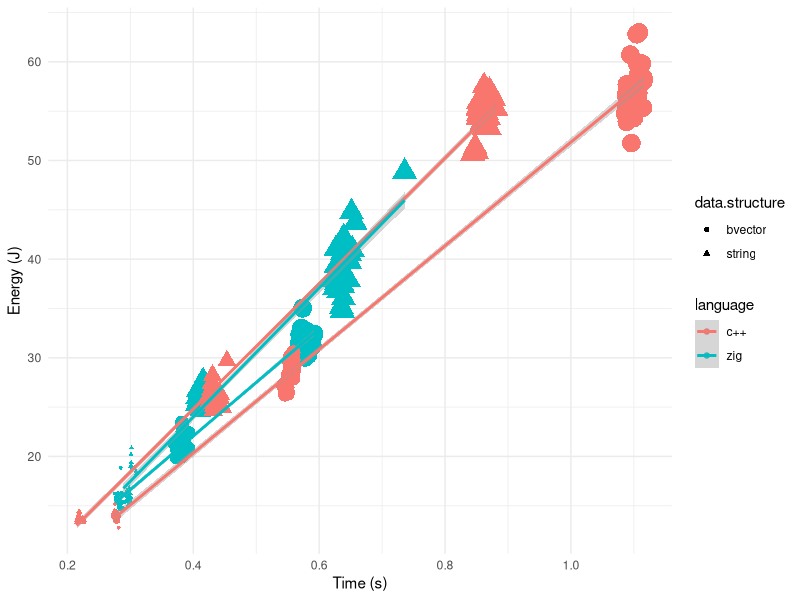
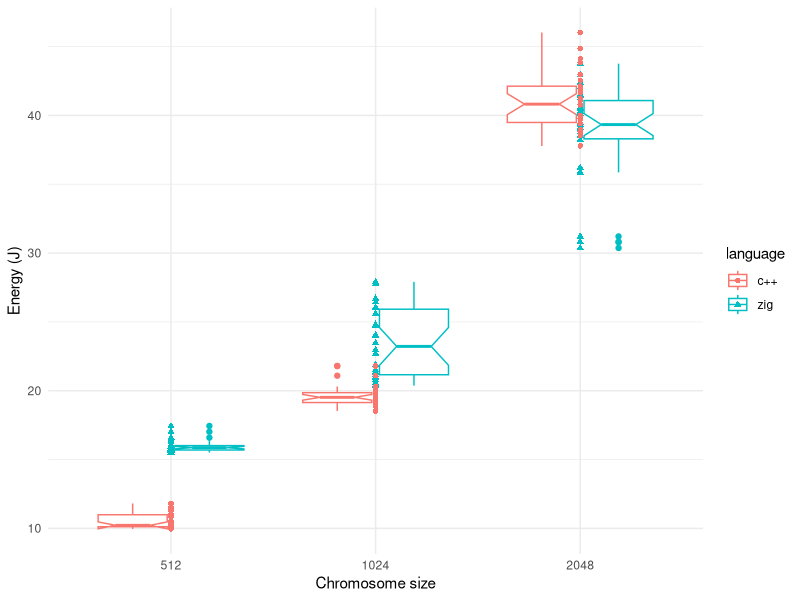
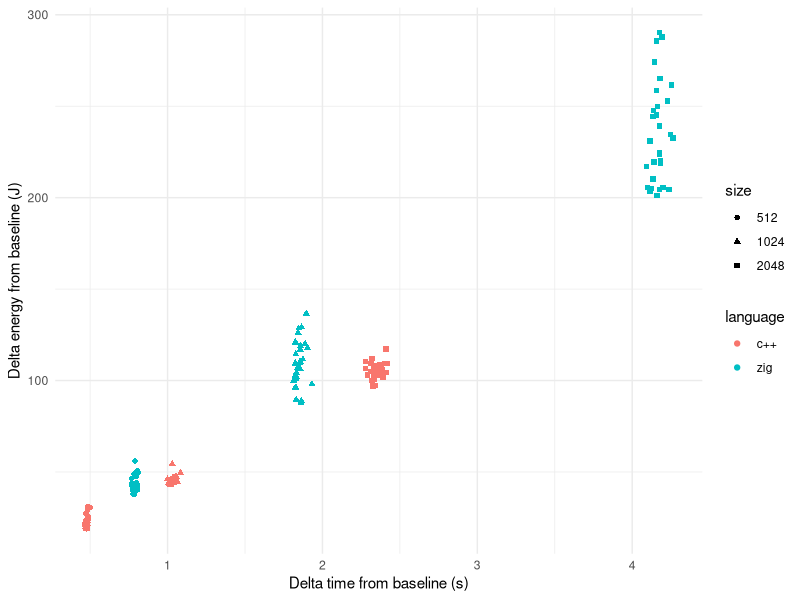

Source code (R) for these figures, in order:
## ----energy.sac.generation, echo=FALSE, message=FALSE, fig.height=2.75, fig.cap="Energy vs. time for the chromosome generation problem. Point size changes with chromosome size."----
library(knitr)
zig.gen.bool <- read.csv("../data/sac-gen-bool-25-Sep-19-46-01.csv")
zig.gen.bool$data.structure <- "bvector"
zig.gen.string <- read.csv("../data/sac-gen-string-25-Sep-19-44-59.csv")
zig.gen.string$data.structure <- "string"
cpp.gen.bool <- read.csv("../data/c++-bvector-gen.csv")
cpp.gen.bool$data.structure <- "bvector"
cpp.gen.string <- read.csv("../data/cpp-string-27-Sep-20-36-43.csv")
cpp.gen.string$data.structure <- "string"

gen.data <- rbind(zig.gen.bool, zig.gen.string, cpp.gen.bool, cpp.gen.string)
gen.data$language <- c(rep("zig", nrow(zig.gen.bool)), rep("zig", nrow(zig.gen.string)), rep("c++", nrow(cpp.gen.bool)), rep("c++", nrow(cpp.gen.string)))
gen.data$point.size <- log2(gen.data$size)-7

library(dplyr)
gen.data %>% group_by(language, data.structure, size ) %>% summarise(mean(PKG), sd(PKG), mean(seconds), sd(seconds)) -> gen.data.summary

library(ggplot2)
ggplot(gen.data, aes(x=seconds, y=PKG, color=language)) + geom_point(aes(fill=data.structure,shape=data.structure,size=point.size)) + theme_minimal() + geom_smooth(method="lm", aes( group=interaction(language,data.structure))) + labs(x="Time (s)", y="Energy (J)")+guides(size="none")
gen.data$size <- as.factor(gen.data$size)


## ----energy.sac.ops, echo=FALSE, message=FALSE, fig.height=2.75, fig.cap="Boxplot of PKG energy consumption using the bit string chromosome for the two languages and different sizes",  fig.align="center"----
zig.ops.bool <- read.csv("../data/sac-2025-zig-ops-bool.csv")
zig.ops.bool$data.structure <- "bvector"
zig.ops.bool$delta.PKG <- zig.ops.bool$PKG - c(rep(gen.data.summary[gen.data.summary$language=="zig" & gen.data.summary$data.structure=="bvector" & gen.data.summary$size==512,]$`mean(PKG)`,30), rep(gen.data.summary[gen.data.summary$language=="zig" & gen.data.summary$data.structure=="bvector" & gen.data.summary$size==1024,]$`mean(PKG)`,30), rep(gen.data.summary[gen.data.summary$language=="zig" & gen.data.summary$data.structure=="bvector" & gen.data.summary$size==2048,]$`mean(PKG)`,30))
zig.ops.bool$delta.seconds <- zig.ops.bool$seconds - c(rep(gen.data.summary[gen.data.summary$language=="zig" & gen.data.summary$data.structure=="bvector" & gen.data.summary$size==512,]$`mean(seconds)`,30), rep(gen.data.summary[gen.data.summary$language=="zig" & gen.data.summary$data.structure=="bvector" & gen.data.summary$size==1024,]$`mean(seconds)`,30), rep(gen.data.summary[gen.data.summary$language=="zig" & gen.data.summary$data.structure=="bvector" & gen.data.summary$size==2048,]$`mean(seconds)`,30))
zig.ops.string <- read.csv("../data/sac-2025-zig-ops-string.csv")
zig.ops.string$data.structure <- "string"
zig.ops.string$delta.PKG <- zig.ops.string$PKG - c(rep(gen.data.summary[gen.data.summary$language=="zig" & gen.data.summary$data.structure=="string" & gen.data.summary$size==512,]$`mean(PKG)`,30), rep(gen.data.summary[gen.data.summary$language=="zig" & gen.data.summary$data.structure=="string" & gen.data.summary$size==1024,]$`mean(PKG)`,30), rep(gen.data.summary[gen.data.summary$language=="zig" & gen.data.summary$data.structure=="string" & gen.data.summary$size==2048,]$`mean(PKG)`,30))
zig.ops.string$delta.seconds <- zig.ops.string$seconds - c(rep(gen.data.summary[gen.data.summary$language=="zig" & gen.data.summary$data.structure=="string" & gen.data.summary$size==512,]$`mean(seconds)`,30), rep(gen.data.summary[gen.data.summary$language=="zig" & gen.data.summary$data.structure=="string" & gen.data.summary$size==1024,]$`mean(seconds)`,30), rep(gen.data.summary[gen.data.summary$language=="zig" & gen.data.summary$data.structure=="string" & gen.data.summary$size==2048,]$`mean(seconds)`,30))
cpp.ops.bool <- read.csv("../data/cpp-bool-ops-30-Sep-09-03-07.csv")
cpp.ops.bool$data.structure <- "bvector"
cpp.ops.bool$delta.PKG <- cpp.ops.bool$PKG - c(rep(gen.data.summary[gen.data.summary$language=="c++" & gen.data.summary$data.structure=="bvector" & gen.data.summary$size==512,]$`mean(PKG)`,30), rep(gen.data.summary[gen.data.summary$language=="c++" & gen.data.summary$data.structure=="bvector" & gen.data.summary$size==1024,]$`mean(PKG)`,30), rep(gen.data.summary[gen.data.summary$language=="c++" & gen.data.summary$data.structure=="bvector" & gen.data.summary$size==2048,]$`mean(PKG)`,30))
cpp.ops.bool$delta.seconds <- cpp.ops.bool$seconds - c(rep(gen.data.summary[gen.data.summary$language=="c++" & gen.data.summary$data.structure=="bvector" & gen.data.summary$size==512,]$`mean(seconds)`,30), rep(gen.data.summary[gen.data.summary$language=="c++" & gen.data.summary$data.structure=="bvector" & gen.data.summary$size==1024,]$`mean(seconds)`,30), rep(gen.data.summary[gen.data.summary$language=="c++" & gen.data.summary$data.structure=="bvector" & gen.data.summary$size==2048,]$`mean(seconds)`,30))
cpp.ops.string <- read.csv("../data/cpp-string-ops-30-Sep-09-00-11.csv")
cpp.ops.string$data.structure <- "string"
cpp.ops.string$delta.PKG <- cpp.ops.string$PKG - c(rep(gen.data.summary[gen.data.summary$language=="c++" & gen.data.summary$data.structure=="string" & gen.data.summary$size==512,]$`mean(PKG)`,30), rep(gen.data.summary[gen.data.summary$language=="c++" & gen.data.summary$data.structure=="string" & gen.data.summary$size==1024,]$`mean(PKG)`,30), rep(gen.data.summary[gen.data.summary$language=="c++" & gen.data.summary$data.structure=="string" & gen.data.summary$size==2048,]$`mean(PKG)`,30))
cpp.ops.string$delta.seconds <- cpp.ops.string$seconds - c(rep(gen.data.summary[gen.data.summary$language=="c++" & gen.data.summary$data.structure=="string" & gen.data.summary$size==512,]$`mean(seconds)`,30), rep(gen.data.summary[gen.data.summary$language=="c++" & gen.data.summary$data.structure=="string" & gen.data.summary$size==1024,]$`mean(seconds)`,30), rep(gen.data.summary[gen.data.summary$language=="c++" & gen.data.summary$data.structure=="string" & gen.data.summary$size==2048,]$`mean(seconds)`,30))

ops.data <- rbind(zig.ops.bool, zig.ops.string, cpp.ops.bool, cpp.ops.string)
ops.data$language <- c(rep("zig", nrow(zig.gen.bool)), rep("zig", nrow(zig.gen.string)), rep("c++", nrow(cpp.gen.bool)), rep("c++", nrow(cpp.gen.string)))
ops.data$point.size <- log2(ops.data$size)-7

ops.data %>% group_by(language, data.structure, size) %>% summarise(mean(delta.PKG), sd(delta.PKG), mean(delta.seconds), sd(delta.seconds)) -> ops.data.summary

# ggplot(ops.data, aes(x=delta.seconds, y=delta.PKG, color=language)) + geom_point(aes(fill=data.structure,shape=data.structure,size=point.size)) + theme_minimal() + labs(x="Time (s)", y="Energy (J)") + theme(legend.position="none")

ops.data$size <- as.factor(ops.data$size)
ggplot(ops.data[ops.data$data.structure=="string",], aes(x=size, y=PKG, color=language)) + geom_boxplot(notch=T) + geom_point(aes(fill=language,shape=language)) + theme_minimal() + labs(x="Chromosome size", y="Energy (J)")
string.ops.data <- ops.data[ops.data$data.structure=="string",]
differences.512 <- t.test(string.ops.data[string.ops.data$size==512 & string.ops.data$language=="c++",]$PKG, string.ops.data[string.ops.data$size==512 & string.ops.data$language=="zig",]$PKG,alternative = "less")
differences.1024 <- t.test(string.ops.data[string.ops.data$size==1024 & string.ops.data$language=="c++",]$PKG, string.ops.data[string.ops.data$size==1024 & string.ops.data$language=="zig",]$PKG,alternative = "less")
differences.2048 <- t.test(string.ops.data[string.ops.data$size==2048 & string.ops.data$language=="c++",]$PKG, string.ops.data[string.ops.data$size==2048 & string.ops.data$language=="zig",]$PKG, alternative = "greater")
string.ops.data$power <- string.ops.data$PKG/string.ops.data$seconds


## ----energy.sac.hiff, echo=FALSE, message=FALSE, fig.height=2.75, fig.cap="Delta energy from baseline vs. delta time from baseline for the HIFF fitness function for bitstring chromosomes."----
zig.hiff.string <- read.csv("../data/sac-hiff-string-1-Oct-17-33-52.csv")
zig.hiff.string$delta.PKG <- zig.hiff.string$PKG - c(rep(gen.data.summary[gen.data.summary$language=="zig" & gen.data.summary$data.structure=="string" & gen.data.summary$size==512,]$`mean(PKG)`,30), rep(gen.data.summary[gen.data.summary$language=="zig" & gen.data.summary$data.structure=="string" & gen.data.summary$size==1024,]$`mean(PKG)`,30), rep(gen.data.summary[gen.data.summary$language=="zig" & gen.data.summary$data.structure=="string" & gen.data.summary$size==2048,]$`mean(PKG)`,30))
zig.hiff.string$delta.seconds <- zig.hiff.string$seconds - c(rep(gen.data.summary[gen.data.summary$language=="zig" & gen.data.summary$data.structure=="string" & gen.data.summary$size==512,]$`mean(seconds)`,30), rep(gen.data.summary[gen.data.summary$language=="zig" & gen.data.summary$data.structure=="string" & gen.data.summary$size==1024,]$`mean(seconds)`,30), rep(gen.data.summary[gen.data.summary$language=="zig" & gen.data.summary$data.structure=="string" & gen.data.summary$size==2048,]$`mean(seconds)`,30))
zig.hiff.string$language <- "zig"
cpp.hiff.string <- read.csv("../data/cpp-string-hiff-1-Oct-17-39-37.csv")
cpp.hiff.string$delta.PKG <- cpp.hiff.string$PKG - c(rep(gen.data.summary[gen.data.summary$language=="c++" & gen.data.summary$data.structure=="string" & gen.data.summary$size==512,]$`mean(PKG)`,30), rep(gen.data.summary[gen.data.summary$language=="c++" & gen.data.summary$data.structure=="string" & gen.data.summary$size==1024,]$`mean(PKG)`,30), rep(gen.data.summary[gen.data.summary$language=="c++" & gen.data.summary$data.structure=="string" & gen.data.summary$size==2048,]$`mean(PKG)`,30))
cpp.hiff.string$delta.seconds <- cpp.hiff.string$seconds - c(rep(gen.data.summary[gen.data.summary$language=="c++" & gen.data.summary$data.structure=="string" & gen.data.summary$size==512,]$`mean(seconds)`,30), rep(gen.data.summary[gen.data.summary$language=="c++" & gen.data.summary$data.structure=="string" & gen.data.summary$size==1024,]$`mean(seconds)`,30), rep(gen.data.summary[gen.data.summary$language=="c++" & gen.data.summary$data.structure=="string" & gen.data.summary$size==2048,]$`mean(seconds)`,30))
cpp.hiff.string$language <- "c++"

hiff.data <- rbind(zig.hiff.string, cpp.hiff.string)
hiff.data$size <- factor(hiff.data$size)
ggplot(hiff.data, aes(x=delta.seconds, y=delta.PKG, color=language, shape=size)) + geom_point() + theme_minimal() + labs(x="Delta time from baseline (s)", y="Delta energy from baseline (J)")


## ----sac.hiff.opsxjoule, echo=F, message=F---------------------------------------------------------
hiff.data$ops.joule <- 40000/hiff.data$delta.PKG

hiff.data %>% group_by(language, size) %>% summarise(`mean(delta.PKG)`=mean(delta.PKG), `sd(delta.PKG)`=sd(delta.PKG), `mean(delta.seconds)`=mean(delta.seconds), `sd(delta.seconds)`=sd(delta.seconds), `mean(ops.joule)`=mean(ops.joule), `sd(ops.joule)`=sd(ops.joule)) -> hiff.data.summary

library(kableExtra)

hiff.data.summary$Joules <- paste0(round(hiff.data.summary$`mean(delta.PKG)`,2), " (", round(hiff.data.summary$`sd(delta.PKG)`,2), ")")
hiff.data.summary$"Ops per Joule" <- paste0(round(hiff.data.summary$`mean(ops.joule)`,2), " (", round(hiff.data.summary$`sd(ops.joule)`,2), ")")

hiff.data.summary %>% select(language, size, Joules, "Ops per Joule") %>% arrange(size) %>% kable(digits=2, caption="\\protect\\label{tab:opsxjoule}Comparison of c++ and zig, HIFF function") %>% kable_styling(full_width = F)
